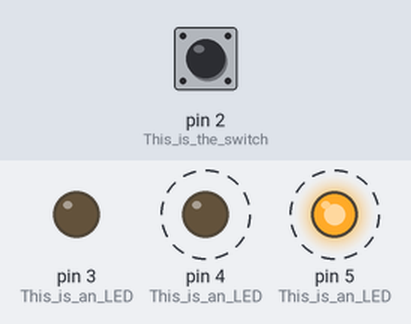
The sketch below on a simulated Arduino Uno, built with avr-gcc and run on an emulated ATmega328P. Shown: output pins drawn as LEDs (lit = HIGH). Dashed ring = blinking. Inputs (shaded band) come from the test bench; at power-on: pin 2 (This_is_the_switch) LOW.

Above: at 1.25 s.
1.3 s: pin 2 (This_is_the_switch) pulled HIGH for 3.2 s
At 2.2 s:
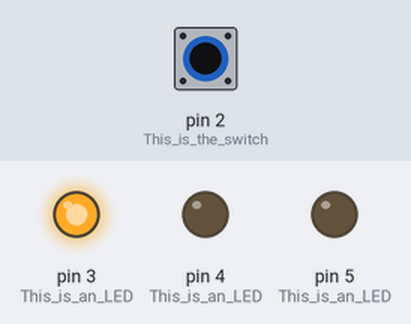
At 4.65 s:
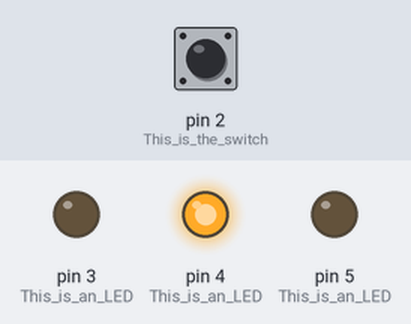
Timing chart, 0 to 12.1 s (numbered marks = the images above; inputs shaded):
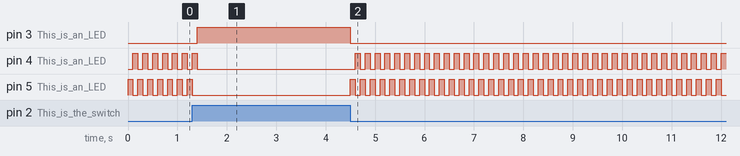

Measured:
- after the input at 1.3 s, pin 3 (This_is_an_LED): LOW → HIGH after 0.10 s, → LOW 3.1 s later
- by itself, pin 5 (This_is_an_LED): repeats every 0.20 s: HIGH 0.10 s, LOW 0.10 s

The sketch:

Project_2_Spaceship_Interface.ino
```cpp
int switchState = 0;

void setup() {
  // put your setup code here, to run once:
  pinMode(3, OUTPUT); // This is an LED
  pinMode(4, OUTPUT); // This is an LED
  pinMode(5, OUTPUT); // This is an LED
  pinMode(2, INPUT); // This is the switch
}

void loop() {
  // put your main code here, to run repeatedly:
  switchState = digitalRead(2);

  if (switchState == HIGH) {
    // the button is not pressed

    digitalWrite(3, HIGH); // green LED
    digitalWrite(4, LOW); // red LED
    digitalWrite(5, LOW); // red LED
  } else {
    digitalWrite(3, LOW); // green LED
    digitalWrite(4, LOW); // red LED
    digitalWrite(5, HIGH); // red LED

    delay(100); // wait for a quarter second
    // toggle the LEDs
    digitalWrite(4, HIGH); // green LED
    digitalWrite(5, LOW); // red LED
    delay(100); // wait for a quarter second
  }
} // go back to the beginning of the loop
```
